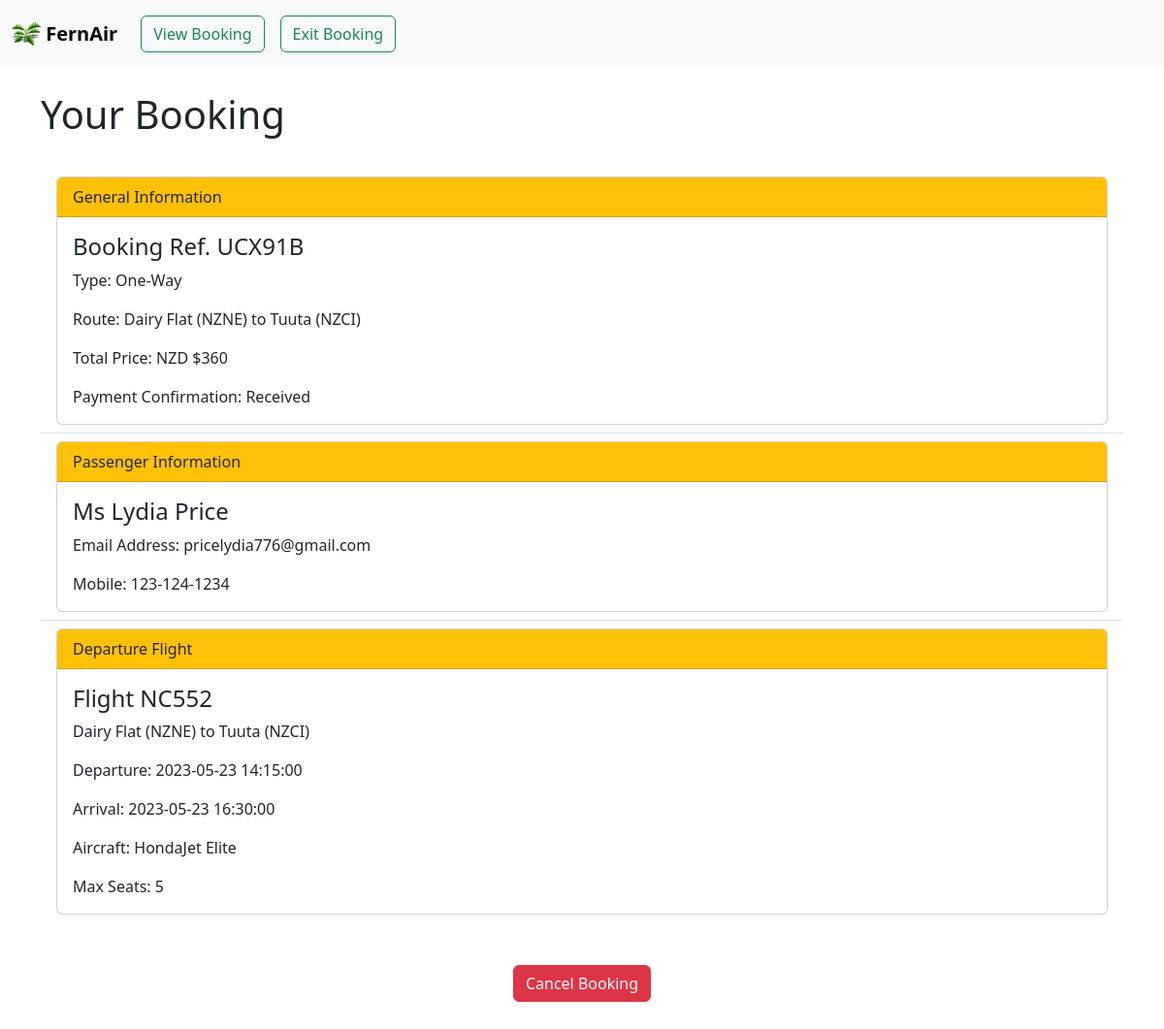
/manage/booking (signed in), run on the app's committed database.
### database/models.py (models this page shows, shortened)
class Customer(db.Model, UserMixin):
    id = db.Column(db.Integer, primary_key=True)
    title = db.Column(db.String(20))
    first_name = db.Column(db.String(20))
    last_name = db.Column(db.String(20))
    email = db.Column(db.String(20))
    mobile = db.Column(db.String(20))
    booking_ref = db.Column(db.String(20), db.ForeignKey("booking.booking_ref"))
    booking = db.relationship("Booking", foreign_keys=[booking_ref])

class Flight(db.Model):
    id = db.Column(db.String(20), primary_key=True)
    price = db.Column(db.Integer)
    max_seats = db.Column(db.Integer)
    seats = db.Column(db.Integer)
    origin = db.Column(db.String(20))
    dest = db.Column(db.String(20))
    origin_code = db.Column(db.String(4))
    dest_code = db.Column(db.String(4))
    leave_dt = db.Column(db.TIMESTAMP(timezone=True))
    arrival_dt = db.Column(db.TIMESTAMP(timezone=True))
    operator = db.Column(db.String(20), default="MilkRun Airways")
    aircraft_model = db.Column(db.String(20))
    stopover = db.Column(db.String(20))

### backend/views.py (the view)
@views.route("/manage/booking")
@login_required
def manage_booking():
    return render_template("manage_booking.html", user=current_user)

### app.py (called while the page is built)
    @login_manager.user_loader
    def load_user(user_id):
        return Customer.query.get(int(user_id))

### frontend/templates/manage_booking.html (shortened to what this page needs)
{% extends "base.html" %}
{% block content %}
    <div class="container-md">
        <br>
        <h1>Your Booking</h1>
        <br>
        {% if user.booking %}
            <ul class="list-group list-group-flush" id="inbound_flights">
                <li class="list-group-item">
                    <div class="card">
                        <div class="card-header bg-warning">
                            General Information
                        </div>
                        <div class="card-body">
                            <h4 class="card-title">Booking Ref. {{ user.booking_ref }}</h4>
                            {% if user.booking.inbound_flight %}
                                <p class="card-text">Type: Round-Trip</p>
                                <p class="card-text">Route: {{ user.booking.outbound_flight.origin }}
                                    ({{ user.booking.outbound_flight.origin_code }})
                                    to {{ user.booking.outbound_flight.dest }}
                                    ({{ user.booking.outbound_flight.dest_code }})
                                    to {{ user.booking.outbound_flight.origin }}
                                    ({{ user.booking.outbound_flight.origin_code }})</p>
                            {% else %}
                                <p class="card-text">Type: One-Way</p>
                                <p class="card-text">Route: {{ user.booking.outbound_flight.origin }}
                                    ({{ user.booking.outbound_flight.origin_code }})
                                    to {{ user.booking.outbound_flight.dest }}
                                    ({{ user.booking.outbound_flight.dest_code }})
                                </p>
                            {% endif %}
                            {% if user.booking.inbound_flight %}
                                <p class="card-text">Total Price: NZD
                                    ${{ user.booking.outbound_flight.price + user.booking.inbound_flight.price }}</p>
                            {% else %}
                                <p class="card-text">Total Price: NZD
                                    ${{ user.booking.outbound_flight.price }}</p>
                            {% endif %}
                            <p class="card-text">Payment Confirmation: Received</p>
                        </div>
                    </div>
                </li>
                <li class="list-group-item">
                    <div class="card">
                        <div class="card-header bg-warning">
                            Passenger Information
                        </div>
                        <div class="card-body">
                            <h4 class="card-title">{{ user.title }} {{ user.first_name }} {{ user.last_name }}</h4>
                            <p class="card-text">Email Address: {{ user.email }}</p>
                            <p class="card-text">Mobile: {{ user.mobile }}</p>
                        </div>
                    </div>
                </li>
                <li class="list-group-item">
                    <div class="card">
                        <div class="card-header bg-warning">
                            Departure Flight
                        </div>
                        <div class="card-body">
                            <h4 class="card-title">Flight {{ user.booking.outbound_flight.id }}</h4>
                            <p class="card-text">{{ user.booking.outbound_flight.origin }}
                                ({{ user.booking.outbound_flight.origin_code }})
                                to {{ user.booking.outbound_flight.dest }}
                                ({{ user.booking.outbound_flight.dest_code }})</p>
                            <p class="card-text">Departure: {{ user.booking.outbound_flight.leave_dt }}</p>
                            <p class="card-text">Arrival: {{ user.booking.outbound_flight.arrival_dt }}</p>
                            <p class="card-text">Aircraft: {{ user.booking.outbound_flight.aircraft_model }}</p>
                            <p class="card-text">Max Seats: {{ user.booking.outbound_flight.max_seats }}</p>
                        </div>
                    </div>
                </li>
            </ul>
            <br>
            <button class="btn btn-danger text-center"
                    style="margin: 20px auto 40px auto; display: block"
                    onclick="cancelBooking({{ user.booking.id }})">Cancel Booking
            </button>
        {% else %}
            <h3>Sorry, you have no existing booking.</h3>
        {% endif %}
    </div>
{% endblock %}

### data on the page
Customer: booking_ref "UCX91B", title "Ms", first_name "Lydia", last_name "Price", email "pricelydia776@gmail.com", mobile "123-124-1234"
Flight: booking.outbound_flight.origin "Dairy Flat", booking.outbound_flight.origin_code "NZNE", booking.outbound_flight.dest "Tuuta", booking.outbound_flight.dest_code "NZCI", booking.outbound_flight.price "360", booking.outbound_flight.id "NC552", booking.outbound_flight.leave_dt "2023-05-23 14:15:00", booking.outbound_flight.arrival_dt "2023-05-23 16:30:00", booking.outbound_flight.aircraft_model "HondaJet Elite", booking.outbound_flight.max_seats "5"
